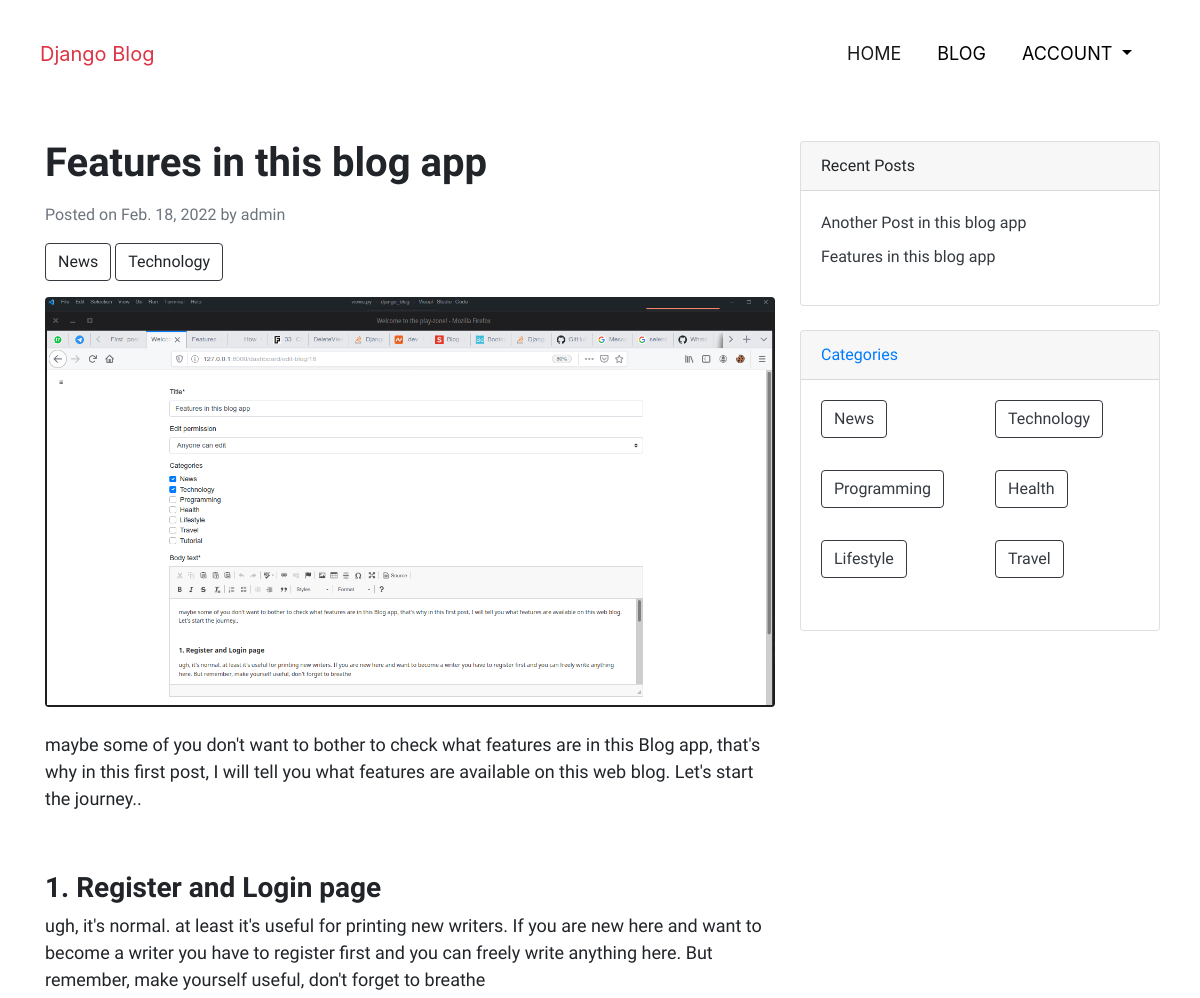
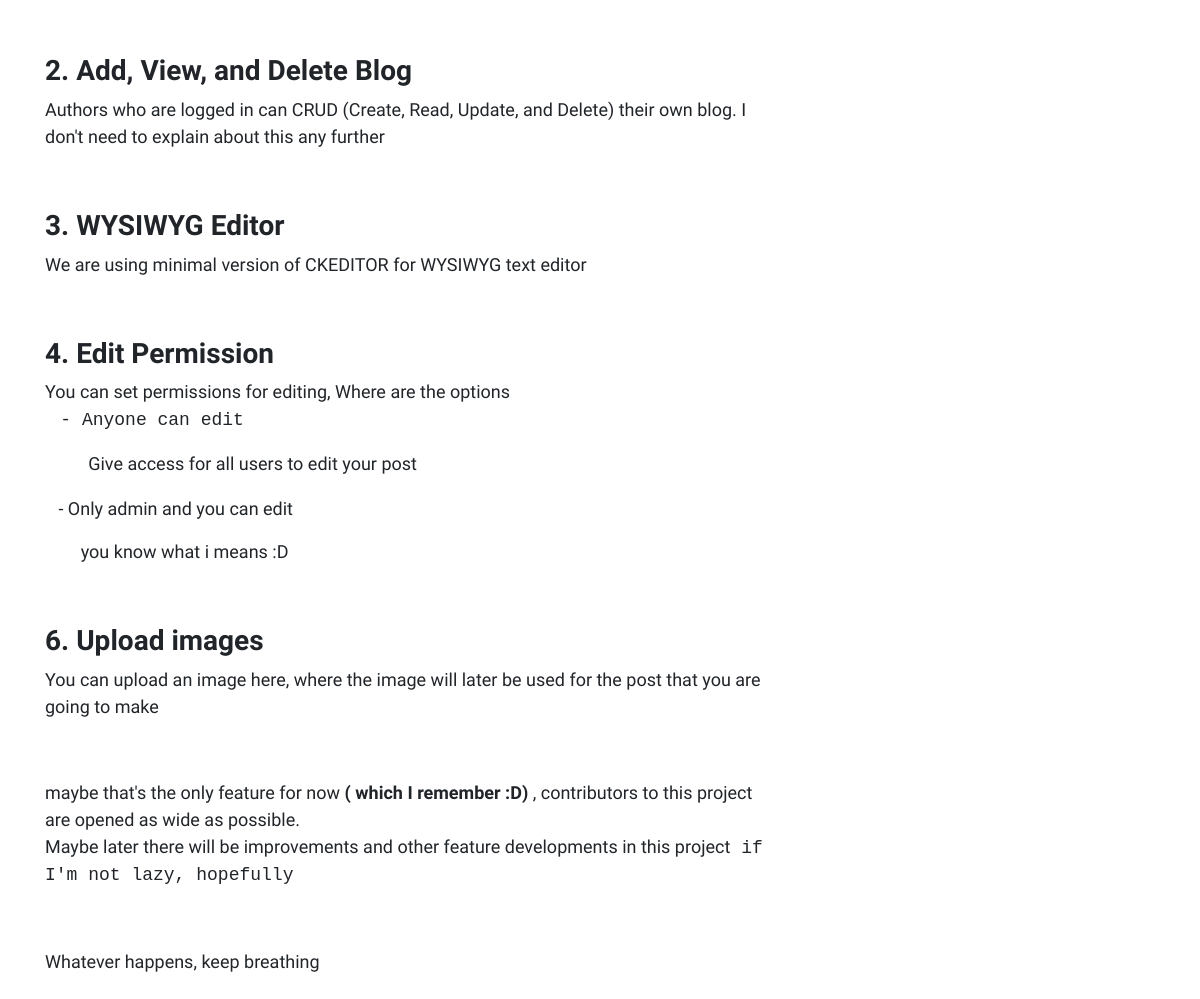
The app's page /blog/detail/features-in-this-blog-app-lvvc7 with its own data (2 pictures, top to bottom).
### posts/models.py (models this page shows, shortened)
class Post(models.Model):
    created_at = models.DateField(auto_now_add=True)
    author = models.ForeignKey(User, on_delete=models.CASCADE)
    body_text = models.TextField()
    title = models.CharField(max_length=50)
    slug = models.SlugField(unique=True, default='', editable=False)
    img = models.ImageField(upload_to='images')
    edit_permission = models.IntegerField(choices=PERMISSION_CHOICES, default=1)
    categories = models.ManyToManyField(Category, default='uncategorized')
    def __str__(self):
        return self.title
    class Meta:
        ordering = ('created_at',)

class Category(models.Model):
    name = models.CharField(max_length=20)
    def __str__(self):
        return self.name

### posts/views.py (the view)
# urls.py: re_path('detail/(?P<slug>[\w-]+)$', views.BlogDetail.as_view(), name='detail_blog'),
class BlogDetail(DetailView):
    model = Post
    context_object_name = 'post'
    template_name = 'posts/show-blog.html'

### posts/templatetags/post_tags.py (called while the page is built)
@register.simple_tag(takes_context=True)
def recent_posts(context):
    return Post.objects.all().order_by('-created_at')[0:4]

@register.simple_tag(takes_context=True)
def get_categories(context):
    return Category.objects.all()[0:6]

@register.filter(name='is_exists')
def is_exists(value):
    if value and os.path.exists(value.path):
        return True

### posts/templates/posts/show-blog.html (shortened to what this page needs)
{% extends 'main/base.html' %}
{% block content %}
{% include 'main/utils/navbar.html' %}
{% load post_tags %}
<div class="container mt-5 body-blog">
    <div class="row">
        <div class="col-lg-8">
            <article>
                <header class="mb-4">
                    <h1 class="title-blog">{{post.title}}</h1>
                    <div class="text-muted mb-3 fst-italic">Posted on {{post.created_at}} by {{post.author}}</div>
                    {% if post.categories.all %}
                        {% for categories in post.categories.all %}
                            <a class="btn btn-outline-dark">{{categories}}</a>
                        {% endfor %}
                    {% endif %}
                    {% if post.img|is_exists %}
                        <img src="{{post.img.url}}" class="img-fluid rounded mt-3">
                    {% endif %}
                </header>
                <section class="mb-4 content-blog">
                    {{post.body_text|safe}}
                </section>
            </article>
        </div>
        <div class="col-lg-4 recent-posts">
            <div class="card mb-4">
                <div class="card-header">
                    Recent Posts
                </div>
                <div class="card-body">
                    <ul class="list-unstyled">
                        {% recent_posts as recent %}
                        {% for new_post in recent %}
                            <li>
                                <a href="{% url 'blog:detail_blog' new_post.slug %}" class="text-dark">{{new_post}}</a>
                            </li>
                        {% endfor %}
                    </ul>
                </div>
            </div>
            {% include 'posts/utils/categories-card.html' %}
        </div>
</div>
{% endblock %}

### posts/templates/posts/utils/categories-card.html
{% load post_tags %}
<div class="card">
    <div class="card-header">
        <a href="#">Categories</a>
    </div>
    <div class="card-body">
        <div class="row">
            {% get_categories as categories%}
            {% for category in categories %}
            <div class="col-sm-6">
                <ul class="list-unstyled">
                    <li>
                            <a href="#" class="btn btn-outline-dark mb-3">{{category.name}}</a>
                    </li>
                </ul>
            </div>
            {% endfor %}
        </div>
    </div>
</div>

### django_blog/static/main/css/styles.css (style rules this page uses)
.title-blog { font-weight: bold; line-height: 1.6; }
.recent-posts { padding: 10px; }
.recent-posts ul li { list-style-type: none; margin-bottom: 10px; }
.body-blog { font-family: 'Dosis', sans-serif; font-family: 'Raleway', sans-serif; }
.body-blog .content-blog { font-size: 18px; }

### records on screen
Post: title "Features in this blog app", created_at "Feb. 18, 2022", author "admin", img (picture), body_text "maybe some of you don't want to bother to check what features are in this Blog app, that's why in this first post, I will tell you what features are available on this web blog. Let's start the journey.. 1. Register and Login page ugh, it's normal. at least it's useful for printing new writers. If you are new here and want to become a writer you have to register first and you can freely write anything here. But remember, make yourself useful, don't forget to breathe 2. Add, View, and Delete Blog Authors who are logged in can CRUD (Create, Read, Update, and Delete) their own blog. I don't need to explain about this any further 3. WYSIWYG Editor We are using minimal version of CKEDITOR for…"
Category: name "News"
Category: name "Technology"
Post: title "Another Post in this blog app"
Category: name "Programming"
Category: name "Health"
Category: name "Lifestyle"
Category: name "Travel"
